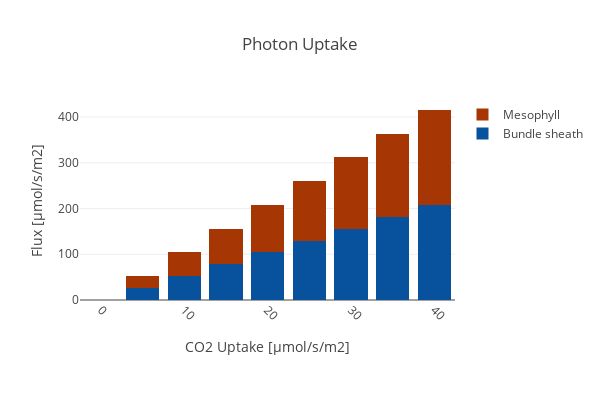

Write notebook code for a chart like this one.
### Code cell
create_bar_plot_rxn(D_fba, D_exp,
                    {'[M]_Im_hnu':'Mesophyll','[B]_Im_hnu': 'Bundle sheath'},
                    'Photon Uptake', xaxis_title,
                    stacked = True, save_fig=save_fig)

### Figure 1 — Plotly figure (JSON) as saved in the notebook; plotly's stock layout.template omitted (floating-point values rounded to 4 significant figures)
{"data": [{"marker": {"color": "rgb(8,81,156)"}, "name": "Bundle sheath", "type": "bar", "uid": "1a2b164e-e158-46c2-8916-af76b9613dd5", "x": [0, 5, 10, 15, 20, 25, 30, 35, 40], "y": [0.1973, 26.11, 52.05, 77.99, 103.9, 129.9, 155.8, 181.7, 207.7]}, {"marker": {"color": "rgb(166,54,3)"}, "name": "Mesophyll", "type": "bar", "uid": "9a0c5ba4-4351-4c4e-9195-015198350470", "x": [0, 5, 10, 15, 20, 25, 30, 35, 40], "y": [0.1973, 26.11, 52.05, 77.99, 103.9, 129.9, 155.8, 181.7, 207.7]}], "layout": {"barmode": "stack", "height": 400, "margin": {"b": 100}, "title": "Photon Uptake", "width": 600, "xaxis": {"autorange": true, "range": [-2.5, 42.5], "tickangle": 45, "title": "CO2 Uptake [µmol/s/m2]", "type": "linear"}, "yaxis": {"autorange": true, "range": [0, 437.2], "title": "Flux [µmol/s/m2]", "type": "linear"}}}
